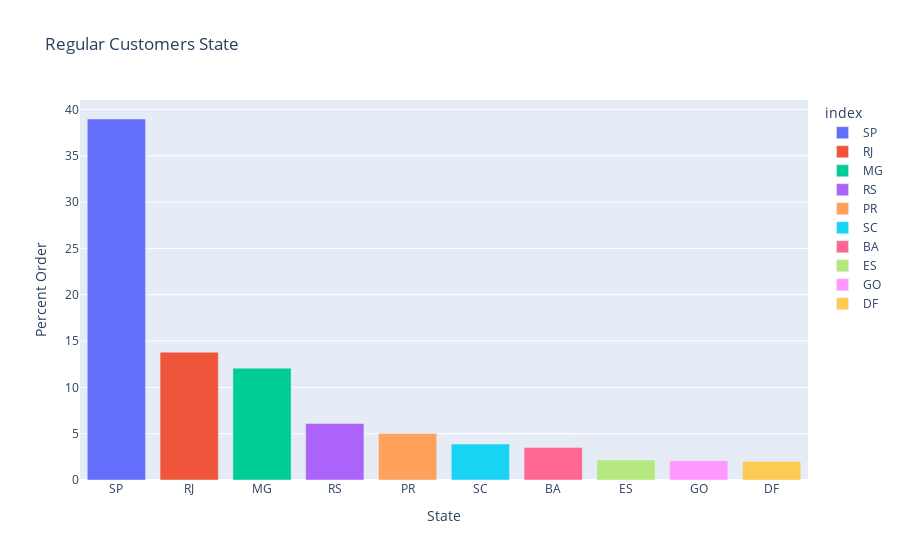

This figure's notebook cell:
### Code cell
plt.figure(figsize=(8, 6))
df_price_cat = df_top_10_customer_state['customer_state'].value_counts()/len(regular['customer_city'])*100
pal = sns.color_palette('rocket_r', len(df_price_cat))
fig = px.bar(df_price_cat, x=df_price_cat.index, y= df_price_cat.values,color=df_price_cat.index,title='Regular Customers State')
fig.update_xaxes(title_text='State')
fig.update_yaxes(title_text='Percent Customers')

fig.show()

### Figure 1 — Plotly figure (JSON) as saved in the notebook; plotly's stock layout.template omitted (floating-point values rounded to 4 significant figures)
{"data": [{"alignmentgroup": "True", "hovertemplate": "index=%{x}<br>y=%{y}<extra></extra>", "legendgroup": "SP", "marker": {"color": "#636efa", "pattern": {"shape": ""}}, "name": "SP", "offsetgroup": "SP", "orientation": "v", "showlegend": true, "textposition": "auto", "type": "bar", "x": ["SP"], "xaxis": "x", "y": [38.97], "yaxis": "y"}, {"alignmentgroup": "True", "hovertemplate": "index=%{x}<br>y=%{y}<extra></extra>", "legendgroup": "RJ", "marker": {"color": "#EF553B", "pattern": {"shape": ""}}, "name": "RJ", "offsetgroup": "RJ", "orientation": "v", "showlegend": true, "textposition": "auto", "type": "bar", "x": ["RJ"], "xaxis": "x", "y": [13.8], "yaxis": "y"}, {"alignmentgroup": "True", "hovertemplate": "index=%{x}<br>y=%{y}<extra></extra>", "legendgroup": "MG", "marker": {"color": "#00cc96", "pattern": {"shape": ""}}, "name": "MG", "offsetgroup": "MG", "orientation": "v", "showlegend": true, "textposition": "auto", "type": "bar", "x": ["MG"], "xaxis": "x", "y": [12.07], "yaxis": "y"}, {"alignmentgroup": "True", "hovertemplate": "index=%{x}<br>y=%{y}<extra></extra>", "legendgroup": "RS", "marker": {"color": "#ab63fa", "pattern": {"shape": ""}}, "name": "RS", "offsetgroup": "RS", "orientation": "v", "showlegend": true, "textposition": "auto", "type": "bar", "x": ["RS"], "xaxis": "x", "y": [6.099], "yaxis": "y"}, {"alignmentgroup": "True", "hovertemplate": "index=%{x}<br>y=%{y}<extra></extra>", "legendgroup": "PR", "marker": {"color": "#FFA15A", "pattern": {"shape": ""}}, "name": "PR", "offsetgroup": "PR", "orientation": "v", "showlegend": true, "textposition": "auto", "type": "bar", "x": ["PR"], "xaxis": "x", "y": [5.022], "yaxis": "y"}, {"alignmentgroup": "True", "hovertemplate": "index=%{x}<br>y=%{y}<extra></extra>", "legendgroup": "SC", "marker": {"color": "#19d3f3", "pattern": {"shape": ""}}, "name": "SC", "offsetgroup": "SC", "orientation": "v", "showlegend": true, "textposition": "auto", "type": "bar", "x": ["SC"], "xaxis": "x", "y": [3.879], "yaxis": "y"}, {"alignmentgroup": "True", "hovertemplate": "index=%{x}<br>y=%{y}<extra></extra>", "legendgroup": "BA", "marker": {"color": "#FF6692", "pattern": {"shape": ""}}, "name": "BA", "offsetgroup": "BA", "orientation": "v", "showlegend": true, "textposition": "auto", "type": "bar", "x": ["BA"], "xaxis": "x", "y": [3.498], "yaxis": "y"}, {"alignmentgroup": "True", "hovertemplate": "index=%{x}<br>y=%{y}<extra></extra>", "legendgroup": "ES", "marker": {"color": "#B6E880", "pattern": {"shape": ""}}, "name": "ES", "offsetgroup": "ES", "orientation": "v", "showlegend": true, "textposition": "auto", "type": "bar", "x": ["ES"], "xaxis": "x", "y": [2.164], "yaxis": "y"}, {"alignmentgroup": "True", "hovertemplate": "index=%{x}<br>y=%{y}<extra></extra>", "legendgroup": "GO", "marker": {"color": "#FF97FF", "pattern": {"shape": ""}}, "name": "GO", "offsetgroup": "GO", "orientation": "v", "showlegend": true, "textposition": "auto", "type": "bar", "x": ["GO"], "xaxis": "x", "y": [2.078], "yaxis": "y"}, {"alignmentgroup": "True", "hovertemplate": "index=%{x}<br>y=%{y}<extra></extra>", "legendgroup": "DF", "marker": {"color": "#FECB52", "pattern": {"shape": ""}}, "name": "DF", "offsetgroup": "DF", "orientation": "v", "showlegend": true, "textposition": "auto", "type": "bar", "x": ["DF"], "xaxis": "x", "y": [1.994], "yaxis": "y"}], "layout": {"barmode": "relative", "legend": {"title": {"text": "index"}, "tracegroupgap": 0}, "title": {"text": "Regular Customers State"}, "xaxis": {"anchor": "y", "categoryarray": ["SP", "RJ", "MG", "RS", "PR", "SC", "BA", "ES", "GO", "DF"], "categoryorder": "array", "domain": [0, 1], "title": {"text": "State"}}, "yaxis": {"anchor": "x", "domain": [0, 1], "title": {"text": "Percent Order"}}}}
